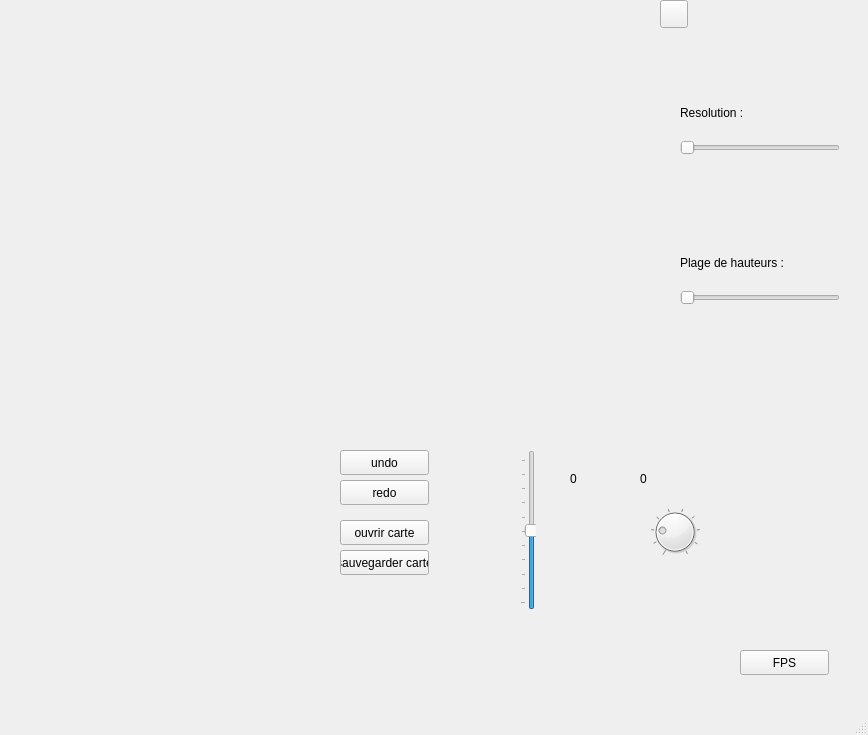
<?xml version="1.0" encoding="UTF-8"?>
<ui version="4.0">
 <class>MainWindow</class>
 <widget class="QMainWindow" name="MainWindow">
  <property name="geometry">
   <rect>
    <x>0</x>
    <y>0</y>
    <width>868</width>
    <height>735</height>
   </rect>
  </property>
  <property name="windowTitle">
   <string>MainWindow</string>
  </property>
  <widget class="QWidget" name="centralwidget">
   <widget class="QWidget" name="widget_affichage_terrain" native="true">
    <property name="geometry">
     <rect>
      <x>0</x>
      <y>0</y>
      <width>661</width>
      <height>441</height>
     </rect>
    </property>
   </widget>
   <widget class="QSlider" name="horizontalSlider_resolution">
    <property name="geometry">
     <rect>
      <x>680</x>
      <y>140</y>
      <width>160</width>
      <height>16</height>
     </rect>
    </property>
    <property name="orientation">
     <enum>Qt::Horizontal</enum>
    </property>
   </widget>
   <widget class="QLabel" name="label_resolution">
    <property name="geometry">
     <rect>
      <x>680</x>
      <y>100</y>
      <width>91</width>
      <height>25</height>
     </rect>
    </property>
    <property name="text">
     <string>Resolution : </string>
    </property>
   </widget>
   <widget class="QSlider" name="horizontalSlider_heightRange">
    <property name="geometry">
     <rect>
      <x>680</x>
      <y>290</y>
      <width>160</width>
      <height>16</height>
     </rect>
    </property>
    <property name="orientation">
     <enum>Qt::Horizontal</enum>
    </property>
   </widget>
   <widget class="QLabel" name="label_heightRange">
    <property name="geometry">
     <rect>
      <x>680</x>
      <y>250</y>
      <width>141</width>
      <height>25</height>
     </rect>
    </property>
    <property name="text">
     <string>Plage de hauteurs : </string>
    </property>
   </widget>
   <widget class="QPushButton" name="pushButton_reload">
    <property name="geometry">
     <rect>
      <x>660</x>
      <y>0</y>
      <width>28</width>
      <height>28</height>
     </rect>
    </property>
    <property name="text">
     <string/>
    </property>
   </widget>
   <widget class="QLabel" name="label_perlinNoise">
    <property name="geometry">
     <rect>
      <x>0</x>
      <y>440</y>
      <width>300</width>
      <height>300</height>
     </rect>
    </property>
    <property name="text">
     <string/>
    </property>
   </widget>
   <widget class="QPushButton" name="button_undo">
    <property name="geometry">
     <rect>
      <x>340</x>
      <y>450</y>
      <width>89</width>
      <height>25</height>
     </rect>
    </property>
    <property name="text">
     <string>undo</string>
    </property>
   </widget>
   <widget class="QPushButton" name="button_redo">
    <property name="geometry">
     <rect>
      <x>340</x>
      <y>480</y>
      <width>89</width>
      <height>25</height>
     </rect>
    </property>
    <property name="text">
     <string>redo</string>
    </property>
   </widget>
   <widget class="QPushButton" name="button_save_map">
    <property name="geometry">
     <rect>
      <x>340</x>
      <y>550</y>
      <width>89</width>
      <height>25</height>
     </rect>
    </property>
    <property name="text">
     <string>sauvegarder carte</string>
    </property>
   </widget>
   <widget class="QPushButton" name="button_open_map">
    <property name="geometry">
     <rect>
      <x>340</x>
      <y>520</y>
      <width>89</width>
      <height>25</height>
     </rect>
    </property>
    <property name="text">
     <string>ouvrir carte</string>
    </property>
   </widget>
   <widget class="QSlider" name="verticalSlider_newHeightValue">
    <property name="geometry">
     <rect>
      <x>520</x>
      <y>450</y>
      <width>16</width>
      <height>160</height>
     </rect>
    </property>
    <property name="minimum">
     <number>-255</number>
    </property>
    <property name="maximum">
     <number>255</number>
    </property>
    <property name="orientation">
     <enum>Qt::Vertical</enum>
    </property>
    <property name="tickPosition">
     <enum>QSlider::TicksAbove</enum>
    </property>
    <property name="tickInterval">
     <number>50</number>
    </property>
   </widget>
   <widget class="QLabel" name="label_newHeightValue">
    <property name="geometry">
     <rect>
      <x>570</x>
      <y>470</y>
      <width>71</width>
      <height>17</height>
     </rect>
    </property>
    <property name="text">
     <string>0</string>
    </property>
   </widget>
   <widget class="QDial" name="dial_penSize">
    <property name="geometry">
     <rect>
      <x>650</x>
      <y>500</y>
      <width>50</width>
      <height>64</height>
     </rect>
    </property>
    <property name="minimum">
     <number>1</number>
    </property>
    <property name="maximum">
     <number>10</number>
    </property>
    <property name="value">
     <number>3</number>
    </property>
    <property name="sliderPosition">
     <number>3</number>
    </property>
    <property name="orientation">
     <enum>Qt::Horizontal</enum>
    </property>
    <property name="invertedAppearance">
     <bool>false</bool>
    </property>
    <property name="wrapping">
     <bool>false</bool>
    </property>
    <property name="notchesVisible">
     <bool>true</bool>
    </property>
   </widget>
   <widget class="QLabel" name="label_penSize">
    <property name="geometry">
     <rect>
      <x>640</x>
      <y>470</y>
      <width>67</width>
      <height>17</height>
     </rect>
    </property>
    <property name="text">
     <string>0</string>
    </property>
   </widget>
   <widget class="QPushButton" name="pushButton_mode_FPS">
    <property name="geometry">
     <rect>
      <x>740</x>
      <y>650</y>
      <width>89</width>
      <height>25</height>
     </rect>
    </property>
    <property name="text">
     <string>FPS</string>
    </property>
   </widget>
  </widget>
  <widget class="QMenuBar" name="menubar">
   <property name="geometry">
    <rect>
     <x>0</x>
     <y>0</y>
     <width>868</width>
     <height>22</height>
    </rect>
   </property>
  </widget>
  <widget class="QStatusBar" name="statusbar"/>
 </widget>
 <resources/>
 <connections/>
</ui>
